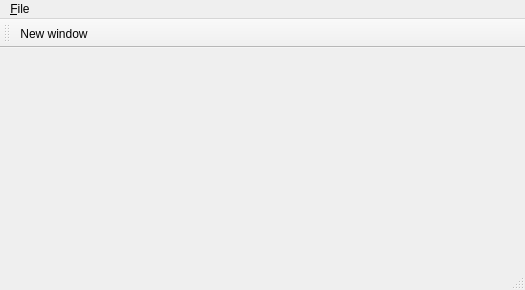
<?xml version="1.0" encoding="UTF-8"?>
<ui version="4.0">
 <class>MainWindow</class>
 <widget class="QMainWindow" name="MainWindow">
  <property name="geometry">
   <rect>
    <x>0</x>
    <y>0</y>
    <width>525</width>
    <height>290</height>
   </rect>
  </property>
  <property name="windowTitle">
   <string>MainWindow</string>
  </property>
  <widget class="QWidget" name="centralwidget"/>
  <widget class="QMenuBar" name="menubar">
   <property name="geometry">
    <rect>
     <x>0</x>
     <y>0</y>
     <width>525</width>
     <height>24</height>
    </rect>
   </property>
   <widget class="QMenu" name="menuFile">
    <property name="title">
     <string>&amp;File</string>
    </property>
    <addaction name="actionNewWindow"/>
   </widget>
   <addaction name="menuFile"/>
  </widget>
  <widget class="QStatusBar" name="statusbar"/>
  <widget class="QToolBar" name="toolBar">
   <property name="windowTitle">
    <string>toolBar</string>
   </property>
   <attribute name="toolBarArea">
    <enum>TopToolBarArea</enum>
   </attribute>
   <attribute name="toolBarBreak">
    <bool>false</bool>
   </attribute>
   <addaction name="actionNewWindow"/>
  </widget>
  <action name="actionNewWindow">
   <property name="text">
    <string>&amp;New window</string>
   </property>
   <property name="toolTip">
    <string>Create a new window</string>
   </property>
   <property name="shortcut">
    <string>Ctrl+N</string>
   </property>
  </action>
 </widget>
 <resources/>
 <connections/>
</ui>
